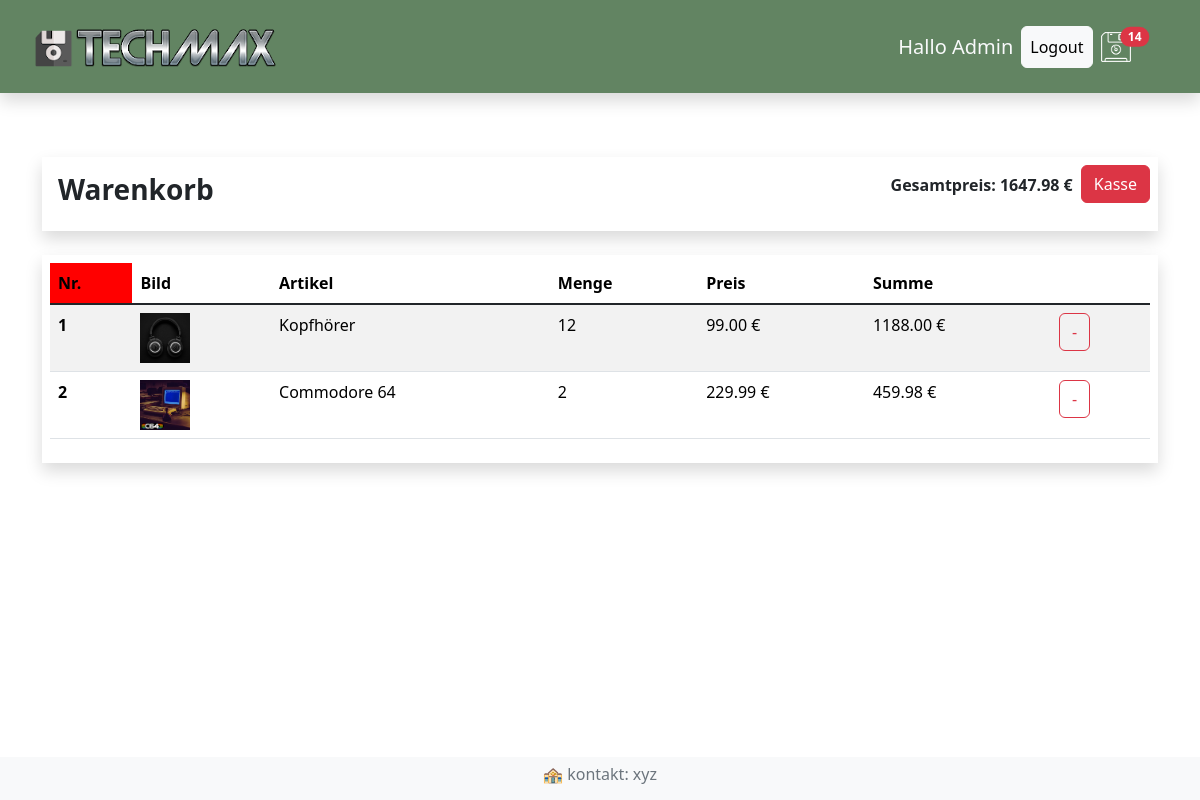
The page /warenkorb/ (signed in) on the database as committed earlier.
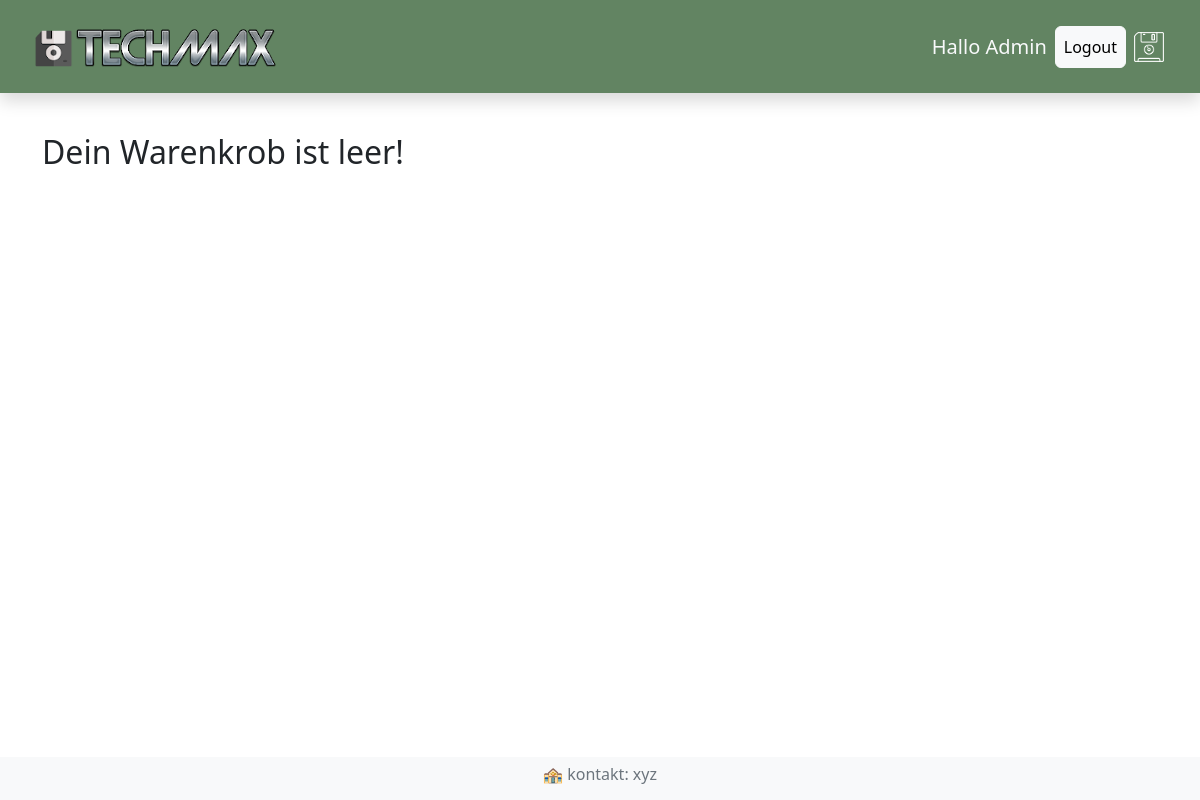
The same page on the database as committed later.
### shop/models.py (models this page shows, shortened)
class Bestellung(models.Model):
    kunde = models.ForeignKey(Kunde, on_delete=models.SET_NULL, null=True, blank=True)
    bestelldatum = models.DateTimeField(auto_now_add=True)
    erledigt = models.BooleanField(default=False, null=True, blank=True)
    auftrags_id = models.CharField(max_length=200, null=200)
    @property
    def gesamt_summe(self):
        bestellteartikels = self.bestellteartikel_set.all()
        gesamtpreis = sum(artikel.get_summe for artikel in bestellteartikels)
        return gesamtpreis
    @property
    def gesamt_menge(self):
        bestellteartikels = self.bestellteartikel_set.all()
        gesamtmenge = sum(artikel.menge for artikel in bestellteartikels)
        return gesamtmenge

class BestellteArtikel(models.Model):
    artikel = models.ForeignKey(Artikel, on_delete=models.SET_NULL, null=True, blank=True)
    bestellung = models.ForeignKey(Bestellung, on_delete=models.SET_NULL, null=True, blank=True)
    menge = models.IntegerField(default=0, null=True, blank=True)
    datum = models.DateTimeField(auto_now_add=True)
    @property
    def get_summe(self):
        summe = self.artikel.preis * self.menge
        return summe

class Artikel(models.Model):
     name = models.CharField(max_length=200, null=True)
     beschreibung = models.TextField(null=True, blank=True)
     preis = models.FloatField()
     bild = models.ImageField(null=True, blank=True)

### shop/views.py (the view)
# urls.py: path("warenkorb/", views.warenkorb, name="warenkorb"),
def warenkorb(request):
    if request.user.is_authenticated:
        kunde = request.user.kunde
        bestellung, created = Bestellung.objects.get_or_create(kunde=kunde, erledigt=False)
        artikels = bestellung.bestellteartikel_set.all()
    else:
        artikels = []
        bestellung = []
    ctx = {"artikels": artikels, "bestellung": bestellung}
    return render(request, "shop/warenkorb.html", ctx)

### shop/context_processors.py (called while the page is built)
def warenkorb_anzahl(request):
    if request.user.is_authenticated:
         kunde = request.user.kunde
         bestellung, created= Bestellung.objects.get_or_create(kunde=kunde, erledigt=False)
         if bestellung:
             menge = bestellung.gesamt_menge
         else:
            menge =0
    else:
         menge = 0
    return {"menge": menge}

### shop/templates/shop/warenkorb.html (shortened to what this page needs)
{% extends "shop/index.html" %}
{% load static %}
{% block content %}
 {% if artikels %}
    <div class="row mt-4">
        <div class="col-12">
            <div class="shadow p-2 mb-4">
                <div class="d-flex">
                    <h3 class="me-auto fw-bold p-2">Warenkorb</h3>
                    <p class="fw-bold p-2">Gesamtpreis: {{bestellung.gesamt_summe|floatformat:2}} €</p>
                    <p>
                        <a href="{% url 'kasse' %}" class="btn btn-danger">Kasse</a>
                    </p>
                </div>
            </div>
        </div>
        <div class="col-12">
            <div class="shadow p-2 mb-4">
                <table class="table table-striped table-hover">
                    <thead class="table-title" style="background-color: red;">
                        <tr>
                        <th scope="col" style="background-color:red;">Nr.</th>
                        <th scope="col">Bild</th>
                        <th scope="col">Artikel</th>
                        <th scope="col">Menge</th>
                        <th scope="col">Preis</th>
                        <th scope="col">Summe</th>
                        </tr>
                    </thead>
                    <tbody class="table-group-divider">
                        {% for artikel in artikels %}
                            <tr>
                            <th scope="row">{{forloop.counter}}</th>
                            <td><img src="{{artikel.artikel.bild.url}}" alt="" width="50" height="50"></td>
                            <td>{{artikel.artikel.name}}</td>
                            <td>{{artikel.menge}}</td>
                            <td>{{artikel.artikel.preis|floatformat:2}} €</td>
                            <td>{{artikel.get_summe|floatformat:2}} €</td>
                            <td>
                                   <button data-artikel={{artikel.artikel.id}} data-action="entfernen"
                                   class="btn btn-outline-danger warenkorb-bestellen">-</button>
                            </td>
                            </tr>
                        {% endfor %}
                    </tbody>
                </table>
            </div>
        </div>
    </div>
 {% else %}
    <h2>Dein Warenkrob ist leer!</h2>
 {% endif %}
{% endblock content %}

### shop/templates/shop/index.html (shortened to what this page needs)
<!DOCTYPE html>
<html lang="en">
<head>
    {% load static %}
    <link href="https://cdn.jsdelivr.net/npm/bootstrap@5.3.6/dist/css/bootstrap.min.css" rel="stylesheet">
    <link rel="stylesheet" href="{% static 'css/index.css' %}">
</head>
<body>
    {% include "shop/menu.html" %}
        <div class="container pt-3">
        </div>
   <div class="container">
    {% block content %}
    {% endblock content %}
   </div>
    {% include 'shop/footer.html' %}
</body>
</html>

### shop/templates/shop/menu.html
{% load static%}
<nav class="navbar shadow p-3 mb-4 sticky-top" style="background-color:rgb(98, 132, 98)">
  <div class="container-fluid">
    <a class="navbar-brand link-light" href="{% url 'shop' %}">
        <img src="{% static 'bilder/logo-1.png' %}" alt="Logo von der Firma Techmax">
    </a>
      <div class="navbar-nav">
        <div class="d-flex align-items-center">
          <h5 class="text-light m-2">Hallo {{request.user|title}}</h5>
          {% if request.user.is_authenticated %}
           <a class=" btn btn-light p-2" href="{% url 'logout' %}">Logout</a>
          {% else %}
          {% comment %} Login Button: {% endcomment %}
          <a class="btn btn-light p-2" href="{% url 'login' %}">Login</a>
         {% endif %}
        <a class="nav-link link-light p-2" href="{% url 'warenkorb' %}">
            <img src="{% static 'bilder/floppy.png' %}" alt="">
            {% if menge >= 1%}
            <span class="badge rounded-pill bg-danger position-absolut top-25 start-25 translate-middle">
              {{menge}}
            </span>
            {% endif %}
        </a>
      </div>
    </div>
 </div>
</nav>

### shop/templates/shop/footer.html
<div class="d-flex justify-content-center fixed-bottom text-secondary bg-light p-2">
    <h6>🏤 kontakt: xyz</h6>
</div>

Rows that differ between the two databases and show on the page:
removed Bestellung: gesamt_summe "1647.98"
removed BestellteArtikel: artikel.bild (picture), artikel.name "Kopfhörer", menge "12", artikel.preis "99.00", get_summe "1188.00"
removed BestellteArtikel: artikel.bild (picture), artikel.name "Commodore 64", menge "2", artikel.preis "229.99", get_summe "459.98"
Other text that changed with them:
{{ menge }}: "14" → (not shown)
text no longer shown: "Warenkorb Gesamtpreis: € Kasse Nr. Bild Artikel Menge Preis Summe"
text now shown: "Dein Warenkrob ist leer!"
